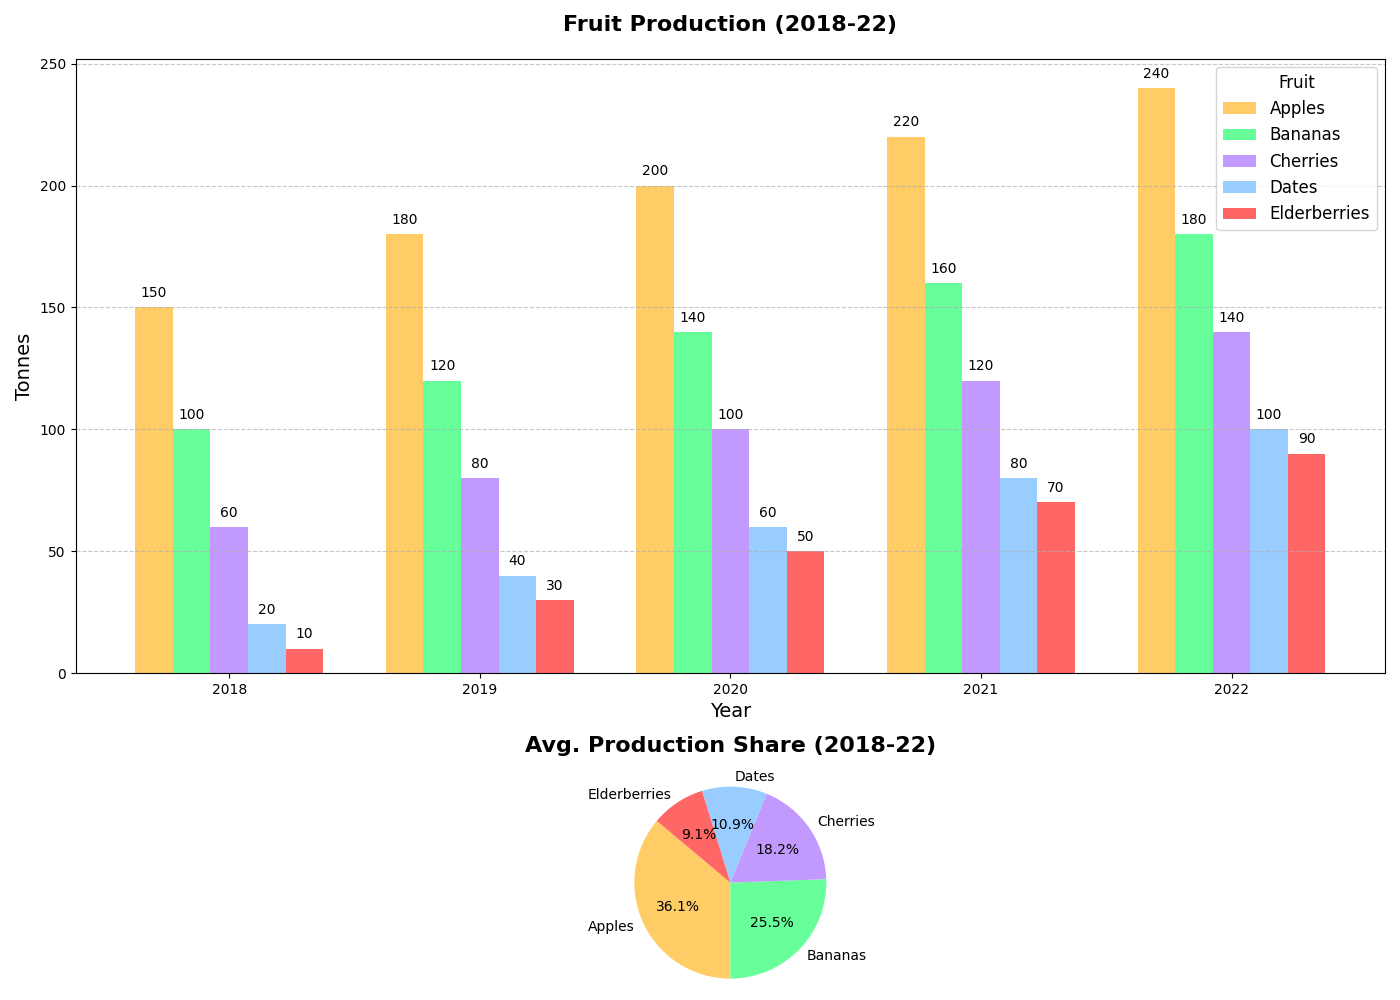

Reproduce this figure in Python.
import matplotlib.pyplot as plt
import numpy as np

fruits = ["Apples", "Bananas", "Cherries", "Dates", "Elderberries"]
years = ["2018", "2019", "2020", "2021", "2022"]

fruit_production = np.array([
    [150, 180, 200, 220, 240],  # Apples
    [100, 120, 140, 160, 180],  # Bananas
    [60, 80, 100, 120, 140],    # Cherries
    [20, 40, 60, 80, 100],      # Dates
    [10, 30, 50, 70, 90]        # Elderberries
])

average_production = np.mean(fruit_production, axis=1)

bar_width = 0.15
x = np.arange(len(years))

fig, axs = plt.subplots(nrows=2, ncols=1, figsize=(14, 10), gridspec_kw={'height_ratios': [3, 1]})
colors = ['#FFCC66', '#66FF99', '#C299FF', '#99CCFF', '#FF6666']

# Bar chart for yearly production
for i, fruit in enumerate(fruits):
    axs[0].bar(x + i * bar_width, fruit_production[i], width=bar_width, label=fruit, color=colors[i])

axs[0].set_title('Fruit Production (2018-22)', fontsize=16, fontweight='bold', pad=20)
axs[0].set_xlabel('Year', fontsize=14)
axs[0].set_ylabel('Tonnes', fontsize=14)
axs[0].set_xticks(x + bar_width * 2)
axs[0].set_xticklabels(years)
axs[0].legend(title='Fruit', fontsize=12, title_fontsize='12')
axs[0].grid(axis='y', linestyle='--', alpha=0.7)

# Adding values on top of bars
for i in range(len(fruits)):
    for j in range(len(years)):
        axs[0].text(x[j] + i * bar_width, fruit_production[i, j] + 3, str(fruit_production[i, j]), ha='center', va='bottom', fontsize=10)

# Standard pie chart for average production share
axs[1].pie(average_production, labels=fruits, colors=colors, autopct='%.1f%%', startangle=140)
axs[1].set_title('Avg. Production Share (2018-22)', fontsize=16, fontweight='bold', pad=20)
axs[1].axis('equal')  # Equal aspect ratio ensures that pie is drawn as a circle.

plt.tight_layout()
plt.show()
